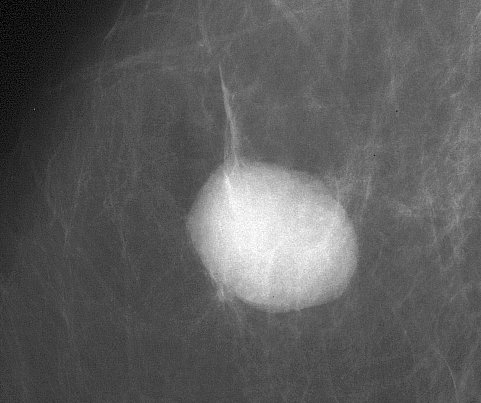
#> input picture python/ultrasound.jpg, 481 x 403 px
$ python main.py
#> lines starting #> are read from the running program, lines starting #| are printed output that depends on the picture; after the words box and inside, x2 and y2 are one past the last pixel; in counts of white or black regions, pixels touching at a corner belong together
#> in main, clean is the input picture: shape (403, 481, 3); min 0, max 255, mean 93
### python/BZGame.py
# -*- coding: utf-8 -*-
"""
Created on Mon Jan 30 17:06:15 2023

@author: burro
"""
import numpy as np

def game_threeplayer(im,lambda1,mu1,sigma1,xi1,lambda2,mu2,sigma2,xi2,lambda3,mu3,sigma3,xi3):

#> called with lambda1 = 15, mu1 = 1, sigma1 = 2, xi1 = 100, lambda2 = 20, mu2 = 1, sigma2 = 2, xi2 = 1000
    n,m = im.shape
#> n = 403; m = 481

    u = im.copy()
    wx = np.zeros(im.shape)
    wy = np.zeros(im.shape)
    bx = np.zeros(im.shape)
    by = np.zeros(im.shape)

    v = np.zeros(im.shape)
    w2x = np.zeros(im.shape)
    w2y = np.zeros(im.shape)
    b2x = np.zeros(im.shape)
    b2y = np.zeros(im.shape)

    z = np.zeros(im.shape)
    w3x = np.zeros(im.shape)
    w3y = np.zeros(im.shape)
    b3x = np.zeros(im.shape)
    b3y = np.zeros(im.shape)

    maxit = 200

    #imx, imy = Fx(im), Fy(im)
    imx, imy = np.gradient(im)
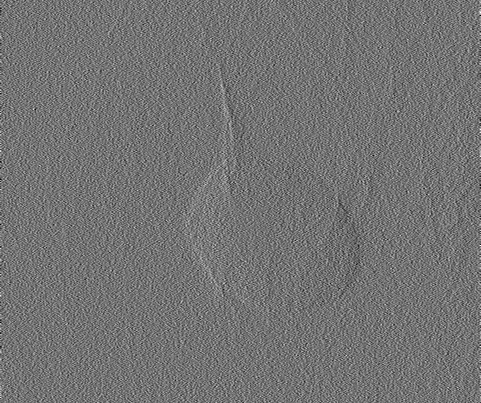
#> imy: shape (403, 481) float64; min -0.231, max 0.278, mean 0.000516; drawn with min black and max white

    #Build kernels for FFT algorithm (5 point stencil)
    uker = np.zeros(im.shape)
    uker[0,0] = 4
    uker[0,1] = -1
    uker[1,0] = -1
    uker[-1,0] = -1
    uker[0,-1] = -1

    uker1 = lambda1+(mu1+sigma1 + xi1)*np.fft.fft2(uker)
    uker2 = lambda2 + xi2 +(mu2+sigma2)*np.fft.fft2(uker)
    uker3 = lambda3 + xi3 +(mu3+sigma3)*np.fft.fft2(uker)

    lhs_u = lambda1 + 4*(mu1+xi1+sigma1)
    lhs_u = lambda1 + 4*sigma1
    for k in range(maxit):

        # [5 lines of commented-out code are left out]
        oldu = u.copy()

        rhs1 = lambda1*im - sigma1*Bx(wx-bx) - sigma1*By(wy-by) - xi1*Bx(v) + xi1*By(z)
        u = np.fft.ifft2(np.fft.fft2(rhs1)/uker1)
        u = np.real(u)

        err = np.linalg.norm(u-oldu)/np.linalg.norm(u)
        if err < 1e-4:
            break


        #wx, wy:
        temp1 = Fx(u) + bx
        temp2 = Fy(u) + by
        wx,wy = shrink2(temp1,temp2,1/sigma1)

        bx = bx + Fx(u) - wx
        by = by + Fy(u) - wy

        #ux, uy = Fx(u), Fy(u)
        ux, uy = np.gradient(u)

        rhs2 = lambda2*imx + xi2*ux - sigma2*Bx(w2x-b2x) - sigma2*By(w2y-b2y)
        v = np.fft.ifft2(np.fft.fft2(rhs2)/uker2)
        v = np.real(v)


        rhs3 = lambda3*imy + xi3*uy - sigma3*Bx(w3x-b3x) - sigma3*By(w3y-b3y)
        z = np.fft.ifft2(np.fft.fft2(rhs3)/uker3)
        z = np.real(z)

        #w2x, w2y
        temp1=Fx(v)+b2x
        temp2=Fy(v)+b2y
        w2x,w2y =shrink2(temp1,temp2,1/sigma2)
        #bproblem
        b2x = b2x + Fx(v) - w2x
        b2y = b2y + Fy(v) - w2y

        #w3x,w3y problem

        temp1=Fx(z)+b3x
        temp2=Fy(z)+b3y
        w3x,w3y =shrink2(temp1,temp2,1/sigma3)
        #bproblem
        b3x = b3x + Fx(z) - w3x
        b3y = b3y + Fy(z) - w3y
#> this loop made 65 passes
#> err on passes 1 to 12: 0.152, 0.00245, 0.000897, 0.000466, 0.000325, 0.000306, 0.000307, 0.000301, 0.00029, 0.000279, 0.000275, 0.000269
#> pass 1, in game_threeplayer, `temp2 = Fy(u) + by`:
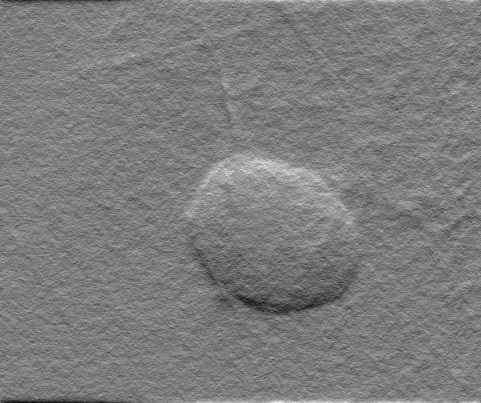
#> temp2: shape (403, 481) float64; min -0.0392, max 0.0406, mean 2e-21; drawn with min black and max white
#> after the loop:
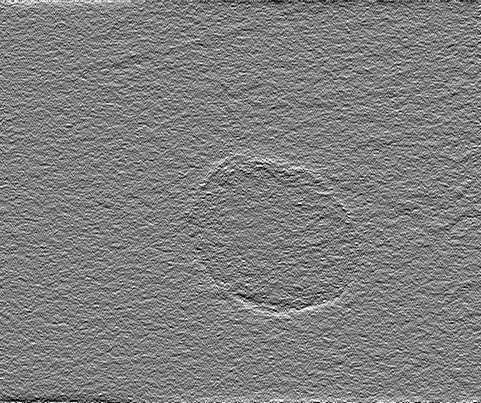
#> b2y: shape (403, 481) float64; min -0.5, max 0.5, mean -2.32e-06; drawn with min black and max white
#> after the loop:
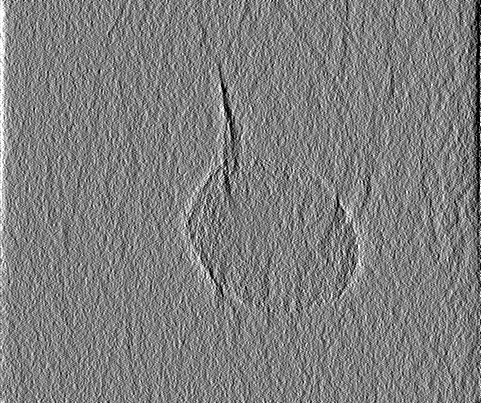
#> b3x: shape (403, 481) float64; min -0.5, max 0.5, mean 3.66e-05; drawn with min black and max white
#> after the loop:
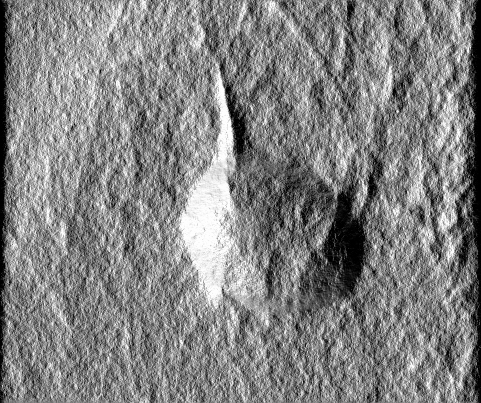
#> bx: shape (403, 481) float64; min -0.5, max 0.5, mean 0.0119; drawn with min black and max white
#> after the loop:
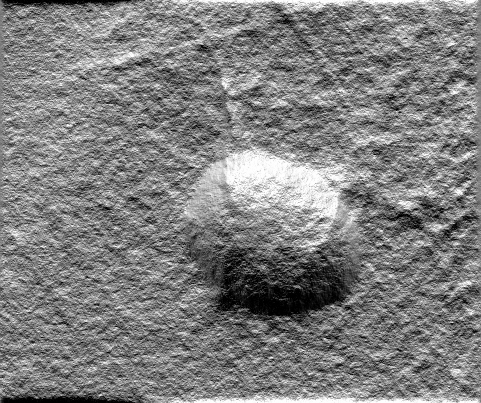
#> by: shape (403, 481) float64; min -0.5, max 0.5, mean 0.000806; drawn with min black and max white


    return u,v,z


def circshift(x, amount, axis):
    return np.roll(x,amount,axis=axis)

#Finite differences
def Fx(u):
    return circshift(u,-1,1) - u
def Fy(u):
    return circshift(u,-1,0) - u
def Bx(u):
    return - circshift(u,1,1) + u
def By(u):
    return -circshift(u,1,0) + u

def shrink2(sx,sy,sig):
    s = np.sqrt(sx**2 + sy**2 + 1e-9)
    t = np.maximum(s-sig,0)
    wx = t*(sx/s)
    wy = t*(sy/s)
    return wx,wy

### python/main.py
# -*- coding: utf-8 -*-
"""
Created on Mon Jan 30 17:02:51 2023

@author: burro
"""

import cv2
import BZGame
import numpy as np
import matplotlib.pyplot as plt

def main(img_name = 'ultrasound.jpg'):

    clean = cv2.imread(img_name)
    clean = cv2.cvtColor(clean, cv2.COLOR_BGR2GRAY)
    clean = clean / 255.0
    sigma = 15 #noise level
    #add noise:
    im = clean + np.random.normal(0, sigma/255, clean.shape)
    im = np.clip(im,0,1)

    lambda1 = 15
    mu1 = 1
    sigma1 = 2
    xi1 = 100
    lambda2 = 20
    mu2 = 1
    sigma2 = 2
    xi2 = 1000
    lambda3 = 20
    mu3 = 1
    sigma3 = 2
    xi3 = 1000


    #Run optimisation
    u,v,z = BZGame.game_threeplayer(im,lambda1,mu1,sigma1,xi1,lambda2,mu2,sigma2,xi2,lambda3,mu3,sigma3,xi3)

    th = 0.49
    bin_seg = u > th
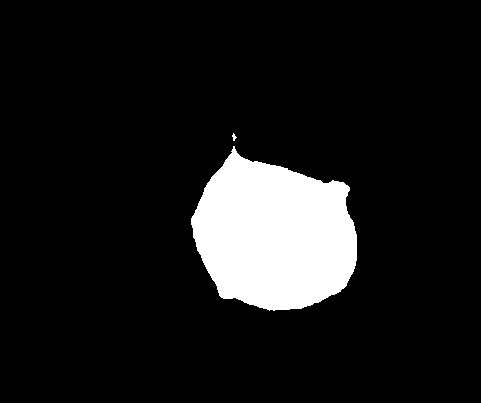
#> bin_seg: shape (403, 481) bool; 10.2% white; 2 white regions, box (x1, y1, x2, y2) and area: (191, 146, 357, 311) 19746, (232, 133, 237, 141) 21

    plt.figure()
    plt.subplot(2,2,1)
    plt.imshow(im,cmap='gray')
    plt.subplot(2,2,2)
    plt.imshow(u,cmap='gray')
    plt.subplot(2,2,3)
    plt.imshow(v, cmap='gray')
    plt.subplot(2,2,4)
    plt.imshow(z, cmap='gray')

    plt.figure()
    plt.imshow(bin_seg)


if __name__ == "__main__":
    main()
